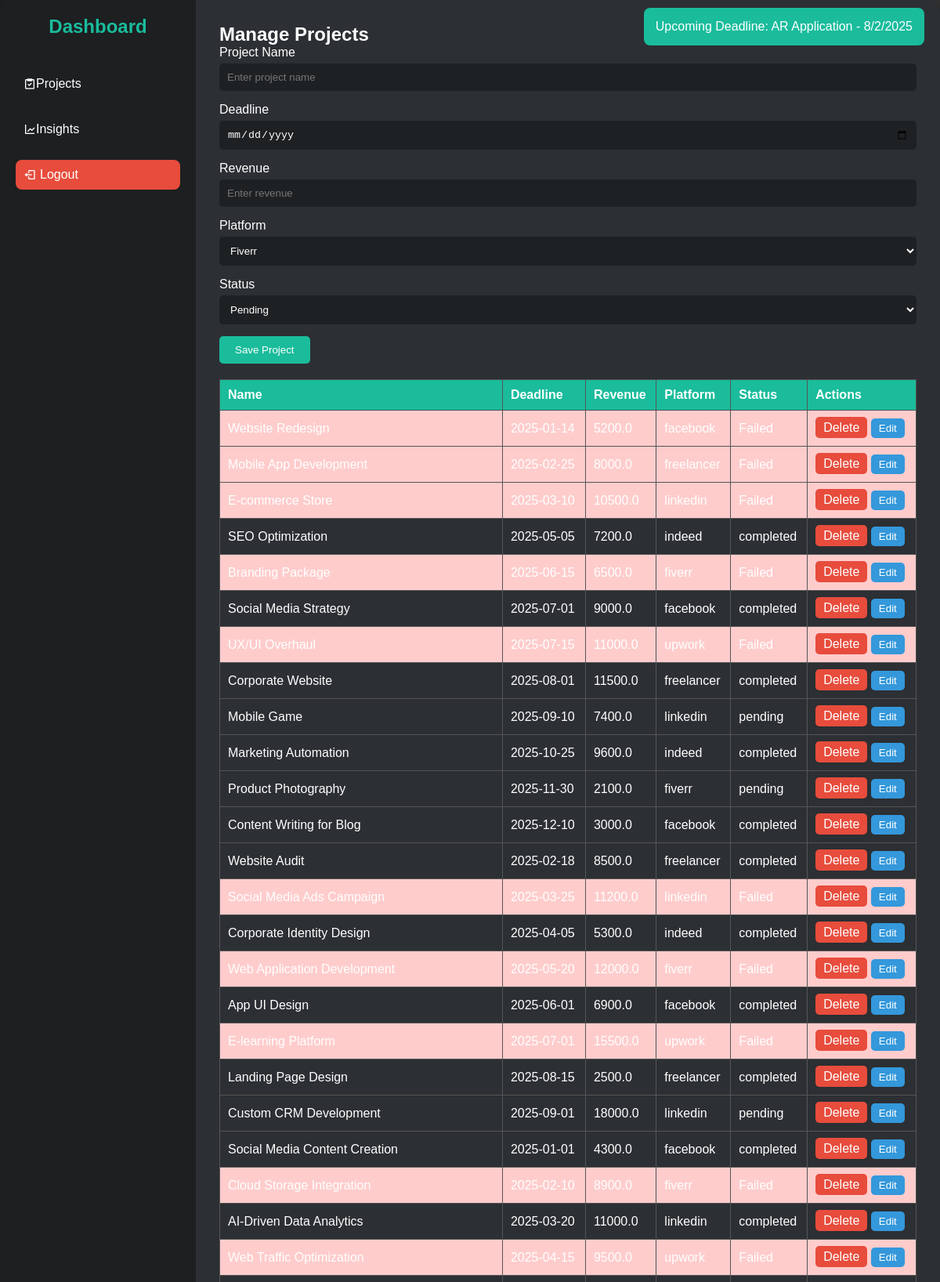
The app's page /dashboard (signed in, upper part) with its own data.
### tables this page shows
CREATE TABLE projects (
            id INTEGER PRIMARY KEY AUTOINCREMENT,
            user_id INTEGER NOT NULL,
            project_name TEXT NOT NULL,
            deadline TEXT NOT NULL,
            revenue REAL NOT NULL,
            platform TEXT NOT NULL,  -- New column for platform
            status TEXT NOT NULL,    -- New column for status
            FOREIGN KEY (user_id) REFERENCES users (id)
        );

### app.py (the view, shortened to what this page needs)
@app.route("/dashboard", methods=["GET", "POST"])
def dashboard():
    if "user_id" not in session:
        flash("Please log in to access the dashboard.", "error")
        return redirect(url_for("main"))
    user_id = session["user_id"]
    conn = sqlite3.connect(os.path.join(currentdirectory, "users1.db"))
    cursor = conn.cursor()
    cursor.execute("SELECT id, project_name, deadline, revenue, platform, status FROM projects WHERE user_id = ?", (user_id,))
    projects = cursor.fetchall()
    conn.close()
    return render_template("dashboard.html", projects=projects)

### templates/dashboard.html (shortened to what this page needs)
<!DOCTYPE html>
<html lang="en">
<head>
    <link href="https://unpkg.com/boxicons@2.1.4/css/boxicons.min.css" rel="stylesheet">
</head>
<body>
    <div class="dashboard-container">
        <div class="sidebar">
            <h2>Dashboard</h2>
            <ul>
                <li><a href="#" id="menu-projects"><i class="bx bx-task"></i> Projects</a></li>
                <li><a href="#" id="menu-insights"><i class="bx bx-line-chart"></i> Insights</a></li>
                <li>
                    <a href="{{ url_for('logout') }}" id="menu-logout" class="logout-button">
                        <i class="bx bx-log-out"></i> Logout
                    </a>
                </li>
            </ul>
        </div>
            <div id="notification" class="notification-popup">
                <span id="notification-message"></span>
            </div>
        <div class="main-content" id="main-content">
            <div id="projects-section">
                <h2>Manage Projects</h2>
                <form action="/dashboard" method="POST">
                    <div class="form-group">
                        <label for="project-name">Project Name</label>
                        <input type="text" id="project-name" name="project_name" placeholder="Enter project name" required>
                    </div>
                    <div class="form-group">
                        <label for="project-deadline">Deadline</label>
                        <input type="date" id="project-deadline" name="deadline" required>
                    </div>
                    <div class="form-group">
                        <label for="project-revenue">Revenue</label>
                        <input type="number" id="project-revenue" name="revenue" placeholder="Enter revenue" required>
                    </div>
                    <div class="form-group">
                        <label for="project-platform">Platform</label>
                        <select id="project-platform" name="platform" required>
                            <option value="fiverr">Fiverr</option>
                        </select>
                    </div>
                    <div class="form-group">
                        <label for="project-status">Status</label>
                        <select id="project-status" name="status" required>
                            <option value="pending">Pending</option>
                        </select>
                    </div>
                    <div class="form-group">
                        <button type="submit">Save Project</button>
                           </div>
                </form>
<table id="project-table">
    <thead>
        <tr>
            <th>Name</th>
            <th>Deadline</th>
            <th>Revenue</th>
            <th>Platform</th>
            <th>Status</th>
            <th>Actions</th>
        </tr>
    </thead>
    <tbody>
        {% for project in projects %}
        <tr data-project-id="{{ project[0] }}">
            <td class="project-name">{{ project[1] }}</td>
            <td class="project-deadline">{{ project[2] }}</td>
            <td class="project-revenue">{{ project[3] }}</td>
            <td class="project-platform">{{ project[4] }}</td>
            <td class="project-status">{{ project[5] }}</td>
            <td>
                <a href="{{ url_for('delete_project', project_id=project[0]) }}" class="btn-delete">Delete</a>
                <button class="btn-edit">Edit</button>
            </td>
        </tr>
        {% endfor %}
    </tbody>
</table>
            </div>
</body>
</html>

### templates/dashboard.html (style rules this page uses)
.overdue { background-color: #ffcccc; }
* { margin: 0; padding: 0; box-sizing: border-box; }
body { font-family: 'Arial', sans-serif; background: linear-gradient(to right, #1d1f21, #333); color: #fff; display: flex; justify-content: center; align-items: center; min-height: 100vh; }
.dashboard-container { display: grid; grid-template-columns: 250px 1fr; max-width: 1400px; width: 100%; background: #22252a; border-radius: 15px; box-shadow: 0 15px 30px rgba(0, 0, 0, 0.5); overflow: hidden; transition: transform 0.3s ease-in-out; }
.sidebar { background: #1d1f21; display: flex; flex-direction: column; padding: 20px; transition: background-color 0.3s ease; }
.sidebar h2 { font-size: 1.5rem; text-align: center; margin-bottom: 30px; color: #1ABC9C; }
.sidebar ul { list-style: none; display: flex; flex-direction: column; }
.sidebar ul li { margin: 10px 0; }
.sidebar ul li a { display: flex; align-items: center; text-decoration: none; color: #fff; padding: 10px; border-radius: 8px; transition: all 0.3s ease; }
.main-content { padding: 30px; background: #2c2f33; transition: background-color 0.3s ease; }
.form-group { margin-bottom: 15px; transition: background-color 0.3s ease; }
.form-group label { display: block; font-size: 1rem; margin-bottom: 5px; }
.form-group input, .form-group select { width: 100%; padding: 10px; border: none; border-radius: 5px; background: #1e2124; color: #fff; transition: background-color 0.3s ease; }
.form-group button { background: #1ABC9C; border: none; padding: 10px 20px; color: #fff; cursor: pointer; border-radius: 5px; transition: background-color 0.3s ease; }
table { width: 100%; border-collapse: collapse; margin-top: 20px; }
table, th, td { border: 1px solid #555; }
th, td { padding: 10px; text-align: left; }
th { background: #1ABC9C; color: #fff; }
td a { background: #E74C3C; color: #fff; padding: 5px 10px; border-radius: 5px; text-decoration: none; transition: background-color 0.3s ease; }
.notification-popup { position: fixed; top: 10px; right: 20px; background-color: #1ABC9C; color: white; padding: 15px; border-radius: 8px; display: none; opacity: 0; transition: opacity 0.5s ease-out; }
.logout-button { color: white; background-color: #e74c3c; padding: 10px 15px; border-radius: 5px; text-decoration: none; display: inline-block; }
.logout-button i { margin-right: 5px; }
.btn-edit { background: #3498DB; color: #fff; padding: 5px 10px; border-radius: 5px; border: none; cursor: pointer; transition: background-color 0.3s ease; }

### records on screen
projects: project_name "Website Redesign", deadline "2025-01-14", revenue "5200.0", platform "facebook"
projects: project_name "Mobile App Development", deadline "2025-02-25", revenue "8000.0", platform "freelancer"
projects: project_name "E-commerce Store", deadline "2025-03-10", revenue "10500.0", platform "linkedin"
projects: project_name "SEO Optimization", deadline "2025-05-05", revenue "7200.0", platform "indeed", status "completed"
projects: project_name "Branding Package", deadline "2025-06-15", revenue "6500.0", platform "fiverr"
projects: project_name "Social Media Strategy", deadline "2025-07-01", revenue "9000.0", platform "facebook", status "completed"
projects: project_name "UX/UI Overhaul", deadline "2025-07-15", revenue "11000.0", platform "upwork"
projects: project_name "Corporate Website", deadline "2025-08-01", revenue "11500.0", platform "freelancer", status "completed"
projects: project_name "Mobile Game", deadline "2025-09-10", revenue "7400.0", platform "linkedin", status "pending"
projects: project_name "Marketing Automation", deadline "2025-10-25", revenue "9600.0", platform "indeed", status "completed"
projects: project_name "Product Photography", deadline "2025-11-30", revenue "2100.0", platform "fiverr", status "pending"
projects: project_name "Content Writing for Blog", deadline "2025-12-10", revenue "3000.0", platform "facebook", status "completed"
projects: project_name "Website Audit", deadline "2025-02-18", revenue "8500.0", platform "freelancer", status "completed"
projects: project_name "Social Media Ads Campaign", deadline "2025-03-25", revenue "11200.0", platform "linkedin"
projects: project_name "Corporate Identity Design", deadline "2025-04-05", revenue "5300.0", platform "indeed", status "completed"
projects: project_name "Web Application Development", deadline "2025-05-20", revenue "12000.0", platform "fiverr"
projects: project_name "App UI Design", deadline "2025-06-01", revenue "6900.0", platform "facebook", status "completed"
projects: project_name "E-learning Platform", deadline "2025-07-01", revenue "15500.0", platform "upwork"
projects: project_name "Landing Page Design", deadline "2025-08-15", revenue "2500.0", platform "freelancer", status "completed"
projects: project_name "Custom CRM Development", deadline "2025-09-01", revenue "18000.0", platform "linkedin", status "pending"
projects: project_name "Social Media Content Creation", deadline "2025-01-01", revenue "4300.0", platform "facebook", status "completed"
projects: project_name "Cloud Storage Integration", deadline "2025-02-10", revenue "8900.0", platform "fiverr"
projects: project_name "AI-Driven Data Analytics", deadline "2025-03-20", revenue "11000.0", platform "linkedin", status "completed"
projects: project_name "Web Traffic Optimization", deadline "2025-04-15", revenue "9500.0", platform "upwork"
